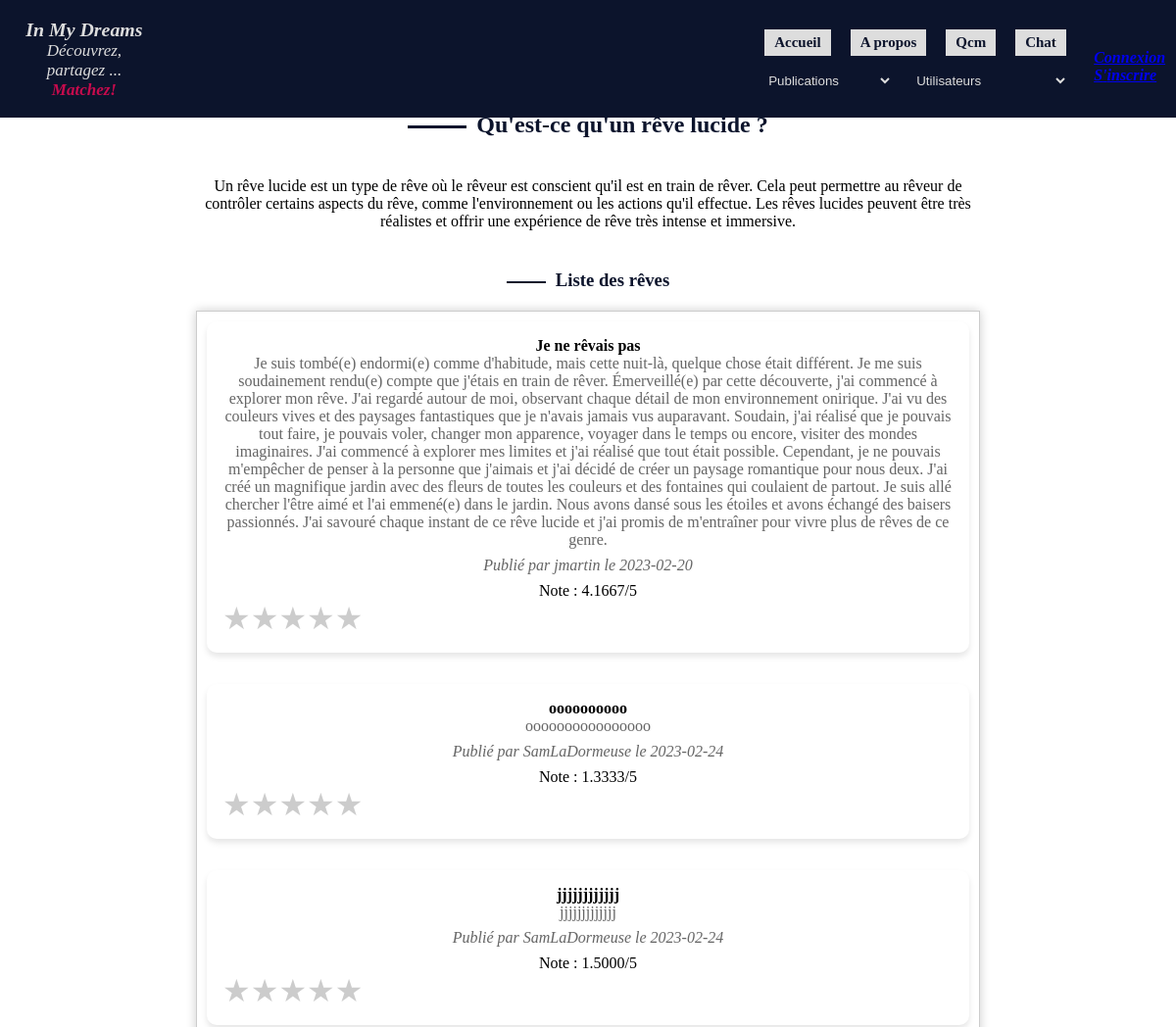
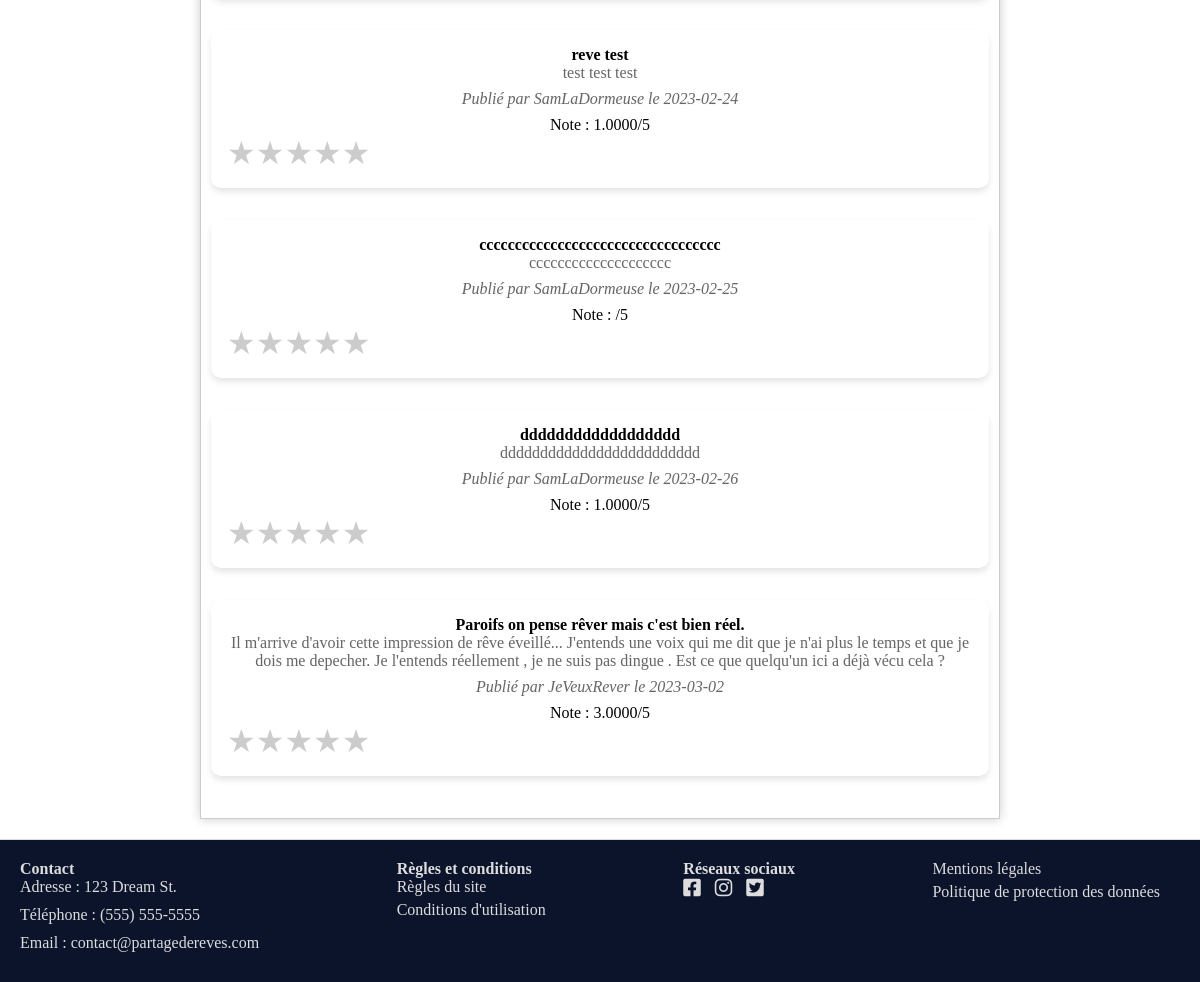
Screenshot of /index.php?page=categ-reves&action=lucide with the database file from the repository (2 pictures, top to bottom).
### tables this page shows
CREATE TABLE `reve` (
  `id_reve` int(11) NOT NULL AUTO_INCREMENT,
  `Libelle_Reve` text NOT NULL,
  `Date_Creation_Reve` date NOT NULL,
  `id_famille_reve` int(11) NOT NULL,
  `id_utilisateur` int(11) NOT NULL,
  `id_type_reve` int(11) DEFAULT NULL,
  `Titre_Reve` varchar(100) DEFAULT NULL,
  `libelle_type_reve` varchar(255) DEFAULT NULL,
  PRIMARY KEY (`id_reve`),
  KEY `REVE_FAMILLE_REVE_FK` (`id_famille_reve`),
  KEY `REVE_UTILISATEUR0_FK` (`id_utilisateur`),
  CONSTRAINT `REVE_FAMILLE_REVE_FK` FOREIGN KEY (`id_famille_reve`) REFERENCES `famille_reve` (`id_famille_reve`),
  CONSTRAINT `REVE_UTILISATEUR0_FK` FOREIGN KEY (`id_utilisateur`) REFERENCES `utilisateur` (`id_utilisateur`)
);

CREATE TABLE `utilisateur` (
  `id_utilisateur` int(11) NOT NULL AUTO_INCREMENT,
  `pseudo` varchar(40) NOT NULL,
  `prenom` varchar(40) NOT NULL,
  `date_naissance` date NOT NULL,
  `email` varchar(40) NOT NULL,
  `mdp` varchar(255) DEFAULT NULL,
  `descript` text,
  `id_sexe` int(11) DEFAULT NULL,
  `id_cp_ville` int(11) DEFAULT NULL,
  `id_type_reve` int(11) DEFAULT NULL,
  PRIMARY KEY (`id_utilisateur`),
  KEY `FK_UTILISATEUR_SEXE` (`id_sexe`),
  KEY `FK_UTILISATEUR_CP_VILLE` (`id_cp_ville`),
  KEY `UTILISATEUR_TYPE_REVE_FK` (`id_type_reve`),
  CONSTRAINT `FK_UTILISATEUR_CP_VILLE` FOREIGN KEY (`id_cp_ville`) REFERENCES `cp_ville` (`id_cp_ville`),
  CONSTRAINT `FK_UTILISATEUR_SEXE` FOREIGN KEY (`id_sexe`) REFERENCES `sexe` (`id_sexe`),
  CONSTRAINT `UTILISATEUR_TYPE_REVE_FK` FOREIGN KEY (`id_type_reve`) REFERENCES `type_reve` (`id_type_reve`)
);

### index.php (called while the page is built)
<?php
require_once 'routers.php';
?>

### dreams/dao/dao_categ_reves.php (called while the page is built, shortened)
<?php
function getTypeLucide() {
    $conn = getConnexion();
    $SQLStmt = $conn->prepare(
        'SELECT r.*, u.pseudo, AVG(n.note) as note
        FROM REVE r
        JOIN UTILISATEUR u
        ON r.id_utilisateur = u.id_utilisateur
        LEFT JOIN NOTE n
        ON r.id_reve = n.id_reve
        WHERE r.id_type_reve = 1
        GROUP BY r.id_reve;'
    );
    $SQLStmt->execute();
    $reves = $SQLStmt->fetchAll(PDO::FETCH_ASSOC);
    return $reves;
}
?>

### dreams/redirectionCateg/lucide.phtml (the view, shortened to what this page needs)
<?php
require_once __DIR__ . '/../dao/dao_categ_reves.php';
?>
<!DOCTYPE html>
<html lang="en">
<head>
    <link rel="stylesheet" href="https://cdnjs.cloudflare.com/ajax/libs/font-awesome/6.1.0/css/all.min.css">
    <link rel="stylesheet" href="/inmydreams/dreams/style/style.css">
</head>
<body>
<main>
    <nav>
        <?php require_once __DIR__ . '/../partials/nav.phtml'; ?>
    </nav>
    <header>
        <h1 class="titre-type-reve">Rêves lucides</h1>
    </header>
    <section class="definition-type-reve">
        <h2 class="sous-titre-categ">Qu'est-ce qu'un rêve lucide ?</h2>
        <p class="descript-categ-reves">Un rêve lucide est un type de rêve où le rêveur est conscient qu'il est en train de rêver.
            Cela peut permettre au rêveur de contrôler certains aspects du rêve, comme l'environnement
            ou les actions qu'il effectue. Les rêves lucides
            peuvent être très réalistes et offrir une expérience de rêve très intense et immersive.</p>
    <h3 class="h3-liste-reves">Liste des rêves</h3>
    <div class="categ-liste-reves" id="liste-reves">
        <?php
        $reves = getTypeLucide();
        foreach ($reves as $reve) {
            echo '<div class="reve">';
            echo '<h4 class="titre-categ-reve">' . $reve['Titre_Reve'] . '</h4>';
            echo '<p class="libelle-categ-reve">' . $reve['Libelle_Reve'] . '</p>';
            echo '<p class="info-categ-reve italic">';
            echo 'Publié par ' . $reve['pseudo'] . ' le ' . $reve['Date_Creation_Reve'];
            echo '</p>';
            echo '<div class="note" data-id="' . $reve['id_reve'] . '" data-note="' . $reve['note'] . '">';
            echo 'Note : ' . $reve['note'] . '/5';
            echo '</div>';
            echo '<div class="rating" data-id="' . $reve['id_reve'] . '">';
            echo '<span class="star" data-value="1">&#9733;</span>';
            echo '<span class="star" data-value="2">&#9733;</span>';
            echo '<span class="star" data-value="3">&#9733;</span>';
            echo '<span class="star" data-value="4">&#9733;</span>';
            echo '<span class="star" data-value="5">★</span>';
            echo '</div>';
            echo '</div>';
        }
        ?>
    </div>
</section>
</main>
<footer>
    <?php require_once __DIR__ . '/../partials/footer.phtml'; ?>
</footer>
</body>
</html>

### dreams/style/style.css (style rules this page uses)
body, html, * { margin: 0; padding: 0; box-sizing: border-box; }
footer { background-color: #0c142c; color: rgb(221, 221, 221);; padding: 20px; }
.definition-type-reve { display: flex; flex-direction: column; align-items: center; text-align: center; border-top: 1px solid rgb(221, 221, 221);; border-bottom: 1px solid rgb(221, 221, 221);; padding: 20px 0; }
.definition-type-reve > * { margin: 20px 0; max-width: 800px; }
.definition-type-reve h2::before { content: ""; display: inline-block; width: 60px; height: 3px; background-color: #0c142c; margin-right: 10px; vertical-align: middle; }
.definition-type-reve h3::before { content: ""; display: inline-block; width: 40px; height: 2px; background-color: #0c142c; margin-right: 10px; vertical-align: middle; }
.categ-liste-reves { box-shadow: 0 0 10px rgba(0, 0, 0, 0.2); border: 1px solid #ccc; padding: 10px; margin: 0 auto; }
.titre-type-reve, .sous-titre-categ, .h3-liste-reves { color:#0c142c; }
.titre-type-reve { font-size: 3em; color: #6b0036; display: flex; justify-content: center; font-family: 'Arial Black', sans-serif; }
.definition-type-reve p { margin-bottom: 20px; text-shadow: 1px 1px 0 #f9f9f9; }
.rating { display: flex; }
.star { font-size: 2rem; cursor: pointer; color: #ccc; }
.italic { font-style: italic; }
.reve { padding: 1rem; margin-bottom: 2rem; width: 100%; background-color: #ffffff; border-radius: 10px; box-shadow: 0 4px 6px rgba(0, 0, 0, 0.1); transition: box-shadow 0.3s, transform 0.3s; }
.reve:not(:last-child) { margin-bottom: 2rem; }
.reve p { font-size: 1rem; color: #666; margin-bottom: 0.5rem; }

### rows the page displays
reve: Titre_Reve "Je ne rêvais pas", Libelle_Reve "Je suis tombé(e) endormi(e) comme d'habitude, mais cette nuit-là, quelque chose était différent. Je me suis soudainement rendu(e) compte que j'étais en train de rêver. Émerveillé(e) par cette découverte, j'ai commencé à explorer mon rêve. J'ai regardé autour de moi, observant chaque détail de mon environnement onirique. J'ai vu des couleurs vives et des paysages fantastiques que je n'avais jamais vus auparavant. Soudain, j'ai réalisé que je pouvais tout faire, je pouvais voler, changer mon apparence, voyager dans le temps ou encore, visiter des mondes imaginaires. J'ai commencé à explorer mes limites et j'ai réalisé que tout était possible. Cependant, je ne pouvais m'empêcher de penser à la…", id_utilisateur.pseudo "jmartin", Date_Creation_Reve "2023-02-20", note "4.1667"
reve: Titre_Reve "oooooooooo", Libelle_Reve "oooooooooooooooo", id_utilisateur.pseudo "SamLaDormeuse", Date_Creation_Reve "2023-02-24", note "1.3333"
reve: Titre_Reve "jjjjjjjjjjjj", Libelle_Reve "jjjjjjjjjjjjj", id_utilisateur.pseudo "SamLaDormeuse", Date_Creation_Reve "2023-02-24", note "1.5000"
reve: Titre_Reve "reve test", Libelle_Reve "test test test", id_utilisateur.pseudo "SamLaDormeuse", Date_Creation_Reve "2023-02-24", note "1.0000"
reve: Titre_Reve "cccccccccccccccccccccccccccccccccc", Libelle_Reve "cccccccccccccccccccc", id_utilisateur.pseudo "SamLaDormeuse", Date_Creation_Reve "2023-02-25"
reve: Titre_Reve "dddddddddddddddddd", Libelle_Reve "ddddddddddddddddddddddddd", id_utilisateur.pseudo "SamLaDormeuse", Date_Creation_Reve "2023-02-26", note "1.0000"
reve: Titre_Reve "Paroifs on pense rêver mais c'est bien réel.", Libelle_Reve "Il m'arrive d'avoir cette impression de rêve éveillé... J'entends une voix qui me dit que je n'ai plus le temps et que je dois me depecher. Je l'entends réellement , je ne suis pas dingue . Est ce que quelqu'un ici a déjà vécu cela ?", id_utilisateur.pseudo "JeVeuxRever", Date_Creation_Reve "2023-03-02", note "3.0000"
